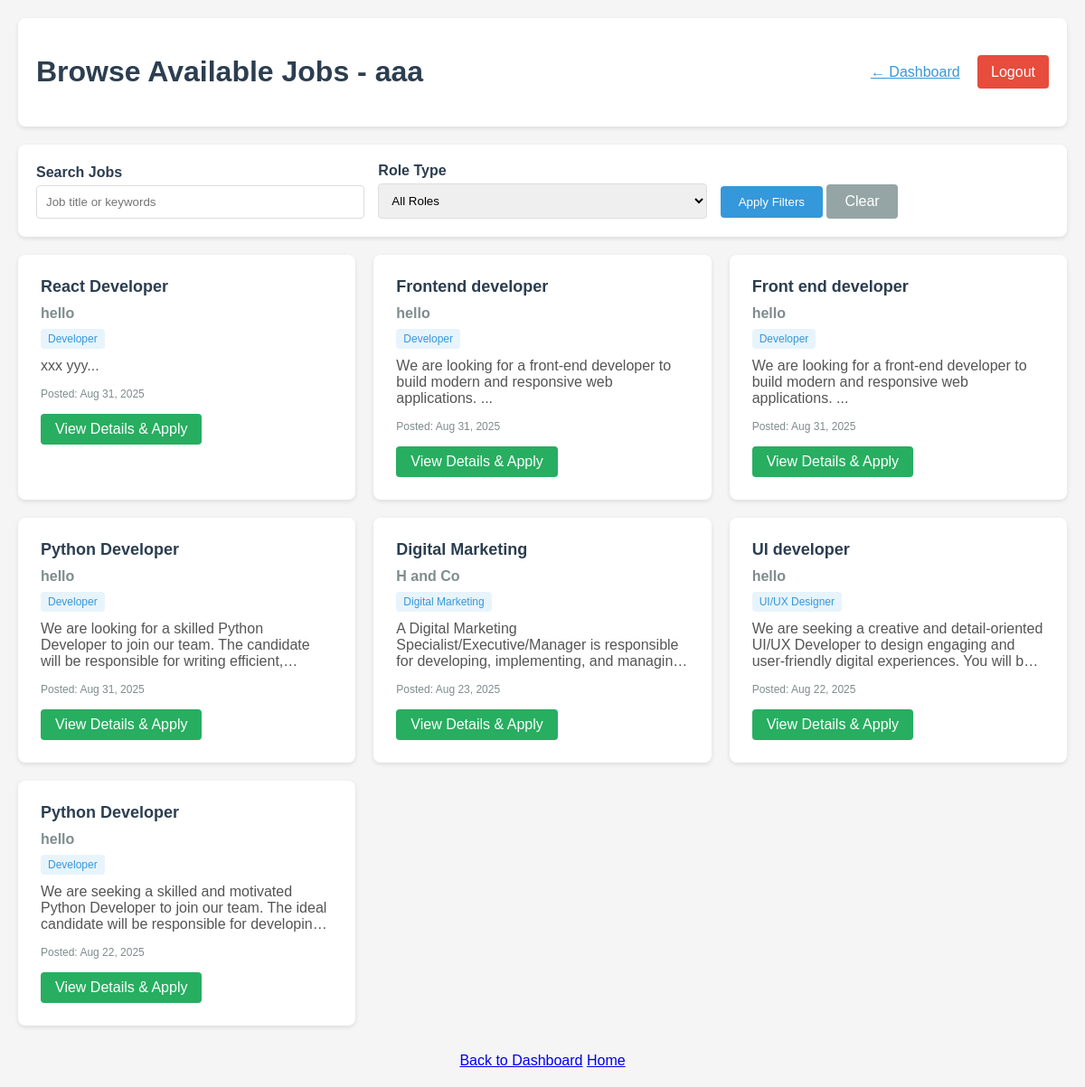
The page /browse-jobs (signed in) on the database its author committed.
### app.py (models this page shows, shortened)
class Candidate(UserMixin, db.Model):
    id = db.Column(db.Integer, primary_key=True)
    username = db.Column(db.String(20), unique=True, nullable=False)
    email = db.Column(db.String(120), unique=True, nullable=False)
    password_hash = db.Column(db.String(128))
    applications = db.relationship('Application', backref='applicant', lazy=True)

class Job(db.Model):
    id = db.Column(db.Integer, primary_key=True)
    title = db.Column(db.String(100), nullable=False)
    description = db.Column(db.Text, nullable=False)
    requirements = db.Column(db.Text)
    role_type = db.Column(db.String(50), nullable=False)  # e.g., 'Developer', 'UI/UX', 'Marketing'
    company_id = db.Column(db.Integer, db.ForeignKey('company.id'), nullable=False)
    date_posted = db.Column(db.DateTime, nullable=False, default=datetime.utcnow)
    applications = db.relationship('Application', backref='position', lazy=True)

class Company(UserMixin, db.Model):
    id = db.Column(db.Integer, primary_key=True)
    company_name = db.Column(db.String(100), unique=True, nullable=False)
    email = db.Column(db.String(120), unique=True, nullable=False)
    password_hash = db.Column(db.String(128))
    jobs = db.relationship('Job', backref='employer', lazy=True)

### app.py (the view)
@app.route('/browse-jobs')
@login_required
def browse_jobs():
    if not isinstance(current_user, Candidate):
        flash('Access denied. Please login as a candidate.', 'error')
        return redirect(url_for('login'))
    search = request.args.get('search', '')
    role_type = request.args.get('role_type', '')
    query = Job.query
    if search:
        query = query.filter(Job.title.ilike(f'%{search}%'))
    if role_type:
        query = query.filter(Job.role_type == role_type)
    jobs = query.order_by(Job.date_posted.desc()).all()
    return render_template('browse_jobs.html', user=current_user, jobs=jobs)

### app.py (called while the page is built)
@login_manager.user_loader
def load_user(user_id):
    print(f"Trying to load user with ID: {user_id}")
    if not user_id or '_' not in user_id:
        print("Invalid user ID format")
        return None
    try:
        user_type, id_num = user_id.split('_', 1)
        id_num = int(id_num)
        if user_type == 'candidate':
            user = Candidate.query.get(id_num)
            if user:
                print(f"Loaded candidate: {user.username}")
            return user
        elif user_type == 'company':
            user = Company.query.get(id_num)
            if user:
                print(f"Loaded company: {user.company_name}")
            return user
        else:
            print(f"Unknown user type: {user_type}")
            return None
    except ValueError:
        print(f"Invalid user ID format: {user_id}")
        return None

### templates/browse_jobs.html (shortened to what this page needs)
<!DOCTYPE html>
<html lang="en">
<head>
</head>
<body>
    <div class="header">
        <h1 class="welcome">Browse Available Jobs - {{ user.username }}</h1>
        <div>
            <a href="{{ url_for('candidate_dashboard') }}" style="margin-right: 15px; color: #3498db;">← Dashboard</a>
            <a href="{{ url_for('logout') }}" class="logout-btn">Logout</a>
        </div>
    </div>
    <div class="filters">
        <form method="GET" action="{{ url_for('browse_jobs') }}" class="filter-form">
            <div class="form-group">
                <label for="search">Search Jobs</label>
                <input type="text" id="search" name="search" placeholder="Job title or keywords" value="{{ request.args.get('search', '') }}">
            </div>
            <div class="form-group">
                <label for="role_type">Role Type</label>
                <select id="role_type" name="role_type">
                    <option value="">All Roles</option>
                </select>
            </div>
            <div class="form-group">
                <button type="submit" class="btn btn-primary">Apply Filters</button>
                <a href="{{ url_for('browse_jobs') }}" class="btn btn-secondary">Clear</a>
            </div>
        </form>
    </div>
    {% if jobs %}
        <div class="jobs-grid">
            {% for job in jobs %}
                <div class="job-card">
                    <div class="job-title">{{ job.title }}</div>
                    <div class="job-company">{{ job.employer.company_name }}</div>
                    <div class="job-type">{{ job.role_type }}</div>
                    <div class="job-description">{{ job.description[:150] }}...</div>
                    <div class="job-date">Posted: {{ job.date_posted.strftime('%b %d, %Y') }}</div>
                    <a href="{{ url_for('view_job', job_id=job.id) }}" class="view-btn">View Details & Apply</a>
                </div>
            {% endfor %}
        </div>
    {% else %}
        <div class="empty-state">
            <h3>No jobs found</h3>
            <p>Try adjusting your search filters or check back later for new opportunities.</p>
        </div>
    {% endif %}
    <div class="nav-links" style="text-align: center; margin-top: 30px;">
        <a href="{{ url_for('candidate_dashboard') }}">Back to Dashboard</a>
        <a href="{{ url_for('home') }}">Home</a>
    </div>
</body>
</html>

### templates/browse_jobs.html (style rules this page uses)
body { font-family: Arial, sans-serif; max-width: 1200px; margin: 0 auto; padding: 20px; background-color: #f5f5f5; }
.header { display: flex; justify-content: space-between; align-items: center; background: white; padding: 20px; border-radius: 8px; box-shadow: 0 2px 5px rgba(0,0,0,0.1); margin-bottom: 20px; }
.welcome { color: #2c3e50; }
.logout-btn { background-color: #e74c3c; color: white; padding: 10px 15px; text-decoration: none; border-radius: 4px; }
.filters { background: white; padding: 20px; border-radius: 8px; box-shadow: 0 2px 5px rgba(0,0,0,0.1); margin-bottom: 20px; }
.filter-form { display: grid; grid-template-columns: repeat(auto-fit, minmax(200px, 1fr)); gap: 15px; align-items: end; }
.form-group { margin-bottom: 0; }
label { display: block; margin-bottom: 5px; font-weight: bold; color: #2c3e50; }
input[type="text"], select { width: 100%; padding: 10px; border: 1px solid #ddd; border-radius: 4px; box-sizing: border-box; }
.btn { padding: 10px 20px; border: none; border-radius: 4px; cursor: pointer; text-decoration: none; display: inline-block; text-align: center; }
.btn-primary { background-color: #3498db; color: white; }
.btn-secondary { background-color: #95a5a6; color: white; }
.jobs-grid { display: grid; grid-template-columns: repeat(auto-fill, minmax(350px, 1fr)); gap: 20px; }
.job-card { background: white; padding: 25px; border-radius: 8px; box-shadow: 0 2px 5px rgba(0,0,0,0.1); transition: transform 0.2s ease; }
.job-title { font-size: 18px; font-weight: bold; color: #2c3e50; margin-bottom: 10px; }
.job-company { color: #7f8c8d; font-weight: bold; margin-bottom: 8px; }
.job-type { display: inline-block; background: #e8f4fc; color: #3498db; padding: 4px 8px; border-radius: 4px; font-size: 12px; margin-bottom: 10px; }
.job-description { color: #555; margin-bottom: 15px; display: -webkit-box; -webkit-line-clamp: 3; -webkit-box-orient: vertical; overflow: hidden; }
.job-date { color: #7f8c8d; font-size: 12px; margin-bottom: 15px; }
.view-btn { background-color: #27ae60; color: white; padding: 8px 16px; text-decoration: none; border-radius: 4px; display: inline-block; }

### rows shown on the page
Candidate: username "aaa"
Job: title "React Developer", employer.company_name "hello", role_type "Developer", description "xxx yyy", date_posted "Aug 31, 2025"
Job: title "Frontend developer", employer.company_name "hello", role_type "Developer", description "We are looking for a front-end developer to build modern and responsive web applications.", date_posted "Aug 31, 2025"
Job: title "Front end developer", employer.company_name "hello", role_type "Developer", description "We are looking for a front-end developer to build modern and responsive web applications.", date_posted "Aug 31, 2025"
Job: title "Python Developer", employer.company_name "hello", role_type "Developer", description "We are looking for a skilled Python Developer to join our team. The candidate will be responsible for writing…", date_posted "Aug 31, 2025"
Job: title "Digital Marketing", employer.company_name "H and Co", role_type "Digital Marketing", description "A Digital Marketing Specialist/Executive/Manager is responsible for developing, implementing, and…", date_posted "Aug 23, 2025"
Job: title "UI developer", employer.company_name "hello", role_type "UI/UX Designer", description "We are seeking a creative and detail-oriented UI/UX Developer to design engaging and user-friendly digital experiences. You will…", date_posted "Aug 22, 2025"
Job: title "Python Developer", employer.company_name "hello", role_type "Developer", description "We are seeking a skilled and motivated Python Developer to join our team. The ideal candidate will be responsible for…", date_posted "Aug 22, 2025"
